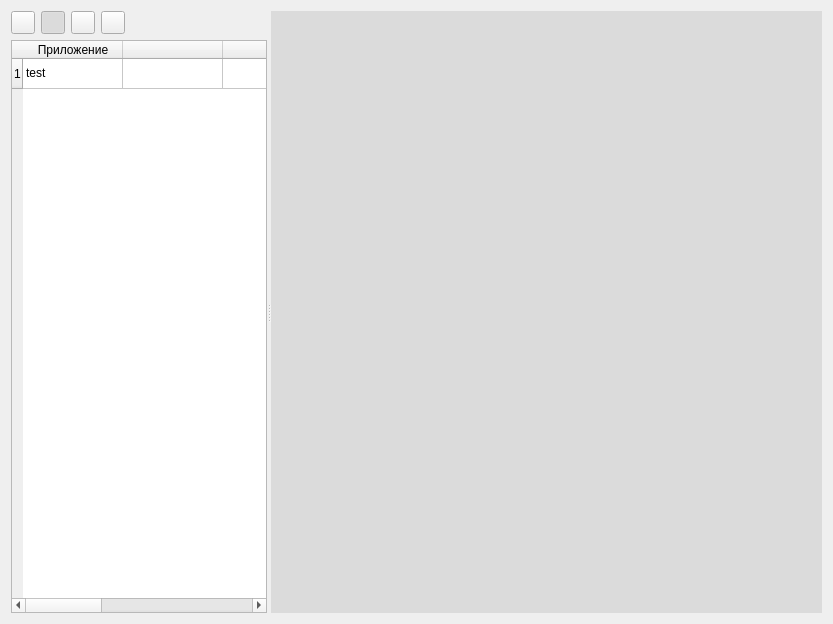
<?xml version="1.0" encoding="UTF-8"?>
<ui version="4.0">
 <class>MonitorPageWidget</class>
 <widget class="QWidget" name="MonitorPageWidget">
  <property name="geometry">
   <rect>
    <x>0</x>
    <y>0</y>
    <width>833</width>
    <height>624</height>
   </rect>
  </property>
  <property name="windowTitle">
   <string>Form</string>
  </property>
  <layout class="QGridLayout" name="gridLayout_3">
   <item row="0" column="0">
    <widget class="QSplitter" name="splitter">
     <property name="orientation">
      <enum>Qt::Horizontal</enum>
     </property>
     <widget class="QWidget" name="layoutWidget">
      <layout class="QGridLayout" name="verticalLayout">
       <item row="0" column="0">
        <layout class="QGridLayout" name="gridLayout">
         <item row="0" column="0">
          <widget class="QToolButton" name="columnBtn">
           <property name="toolTip">
            <string>Настройка видимости столбцов</string>
           </property>
           <property name="text">
            <string/>
           </property>
           <property name="icon">
            <iconset resource="appclient.icons.qrc">
             <normaloff>:/meteo/appclient/icons/settings.png</normaloff>:/meteo/appclient/icons/settings.png</iconset>
           </property>
          </widget>
         </item>
         <item row="0" column="1">
          <widget class="QToolButton" name="tableBtn">
           <property name="toolTip">
            <string>Табличный вид</string>
           </property>
           <property name="text">
            <string/>
           </property>
           <property name="icon">
            <iconset resource="appclient.icons.qrc">
             <normaloff>:/meteo/appclient/icons/table.png</normaloff>:/meteo/appclient/icons/table.png</iconset>
           </property>
           <property name="checkable">
            <bool>true</bool>
           </property>
           <property name="checked">
            <bool>true</bool>
           </property>
          </widget>
         </item>
         <item row="0" column="2">
          <widget class="QToolButton" name="updateBtn">
           <property name="toolTip">
            <string>Поиск сервисов</string>
           </property>
           <property name="text">
            <string/>
           </property>
           <property name="icon">
            <iconset resource="appclient.icons.qrc">
             <normaloff>:/meteo/appclient/icons/readdata.png</normaloff>:/meteo/appclient/icons/readdata.png</iconset>
           </property>
          </widget>
         </item>
         <item row="0" column="3">
          <widget class="QToolButton" name="restartBtn">
           <property name="toolTip">
            <string>Перезапустить процессы</string>
           </property>
           <property name="text">
            <string/>
           </property>
           <property name="icon">
            <iconset resource="appclient.icons.qrc">
             <normaloff>:/meteo/appclient/icons/restart_red.png</normaloff>:/meteo/appclient/icons/restart_red.png</iconset>
           </property>
          </widget>
         </item>
         <item row="0" column="4">
          <spacer name="horizontalSpacer">
           <property name="orientation">
            <enum>Qt::Horizontal</enum>
           </property>
           <property name="sizeHint" stdset="0">
            <size>
             <width>40</width>
             <height>20</height>
            </size>
           </property>
          </spacer>
         </item>
        </layout>
       </item>
       <item row="1" column="0">
        <widget class="QTableWidget" name="tableProcs">
         <property name="sizePolicy">
          <sizepolicy hsizetype="Preferred" vsizetype="MinimumExpanding">
           <horstretch>0</horstretch>
           <verstretch>0</verstretch>
          </sizepolicy>
         </property>
         <property name="minimumSize">
          <size>
           <width>5</width>
           <height>5</height>
          </size>
         </property>
         <property name="palette">
          <palette>
           <active>
            <colorrole role="Base">
             <brush brushstyle="SolidPattern">
              <color alpha="255">
               <red>255</red>
               <green>255</green>
               <blue>255</blue>
              </color>
             </brush>
            </colorrole>
           </active>
           <inactive>
            <colorrole role="Base">
             <brush brushstyle="SolidPattern">
              <color alpha="255">
               <red>255</red>
               <green>255</green>
               <blue>255</blue>
              </color>
             </brush>
            </colorrole>
           </inactive>
           <disabled>
            <colorrole role="Base">
             <brush brushstyle="SolidPattern">
              <color alpha="255">
               <red>255</red>
               <green>255</green>
               <blue>255</blue>
              </color>
             </brush>
            </colorrole>
           </disabled>
          </palette>
         </property>
         <property name="autoFillBackground">
          <bool>false</bool>
         </property>
         <property name="editTriggers">
          <set>QAbstractItemView::NoEditTriggers</set>
         </property>
         <property name="selectionMode">
          <enum>QAbstractItemView::SingleSelection</enum>
         </property>
         <property name="selectionBehavior">
          <enum>QAbstractItemView::SelectRows</enum>
         </property>
         <property name="sortingEnabled">
          <bool>true</bool>
         </property>
         <property name="wordWrap">
          <bool>true</bool>
         </property>
         <property name="rowCount">
          <number>1</number>
         </property>
         <attribute name="horizontalHeaderShowSortIndicator" stdset="0">
          <bool>true</bool>
         </attribute>
         <attribute name="horizontalHeaderStretchLastSection">
          <bool>false</bool>
         </attribute>
         <row>
          <property name="text">
           <string>1</string>
          </property>
         </row>
         <column>
          <property name="text">
           <string>Приложение</string>
          </property>
         </column>
         <column>
          <property name="text">
           <string/>
          </property>
          <property name="toolTip">
           <string>Состояние</string>
          </property>
         </column>
         <column>
          <property name="text">
           <string/>
          </property>
          <property name="toolTip">
           <string>Статус</string>
          </property>
         </column>
         <column>
          <property name="text">
           <string>Файл</string>
          </property>
         </column>
         <column>
          <property name="text">
           <string>Id</string>
          </property>
         </column>
         <column>
          <property name="text">
           <string>СПО</string>
          </property>
         </column>
         <item row="0" column="0">
          <property name="text">
           <string>test</string>
          </property>
         </item>
         <item row="0" column="3">
          <property name="text">
           <string>test</string>
          </property>
         </item>
         <item row="0" column="4">
          <property name="text">
           <string>22929292</string>
          </property>
         </item>
         <item row="0" column="5">
          <property name="text">
           <string>test</string>
          </property>
         </item>
        </widget>
       </item>
      </layout>
     </widget>
     <widget class="QStackedWidget" name="stackedWidget">
      <property name="sizePolicy">
       <sizepolicy hsizetype="Preferred" vsizetype="Preferred">
        <horstretch>2</horstretch>
        <verstretch>0</verstretch>
       </sizepolicy>
      </property>
      <property name="palette">
       <palette>
        <active>
         <colorrole role="Base">
          <brush brushstyle="SolidPattern">
           <color alpha="255">
            <red>255</red>
            <green>255</green>
            <blue>255</blue>
           </color>
          </brush>
         </colorrole>
         <colorrole role="Window">
          <brush brushstyle="SolidPattern">
           <color alpha="255">
            <red>219</red>
            <green>219</green>
            <blue>219</blue>
           </color>
          </brush>
         </colorrole>
        </active>
        <inactive>
         <colorrole role="Base">
          <brush brushstyle="SolidPattern">
           <color alpha="255">
            <red>255</red>
            <green>255</green>
            <blue>255</blue>
           </color>
          </brush>
         </colorrole>
         <colorrole role="Window">
          <brush brushstyle="SolidPattern">
           <color alpha="255">
            <red>219</red>
            <green>219</green>
            <blue>219</blue>
           </color>
          </brush>
         </colorrole>
        </inactive>
        <disabled>
         <colorrole role="Base">
          <brush brushstyle="SolidPattern">
           <color alpha="255">
            <red>219</red>
            <green>219</green>
            <blue>219</blue>
           </color>
          </brush>
         </colorrole>
         <colorrole role="Window">
          <brush brushstyle="SolidPattern">
           <color alpha="255">
            <red>219</red>
            <green>219</green>
            <blue>219</blue>
           </color>
          </brush>
         </colorrole>
        </disabled>
       </palette>
      </property>
      <property name="autoFillBackground">
       <bool>false</bool>
      </property>
      <property name="currentIndex">
       <number>0</number>
      </property>
      <widget class="QWidget" name="page">
       <property name="autoFillBackground">
        <bool>true</bool>
       </property>
      </widget>
     </widget>
    </widget>
   </item>
  </layout>
 </widget>
 <resources>
  <include location="appclient.icons.qrc"/>
 </resources>
 <connections/>
</ui>
